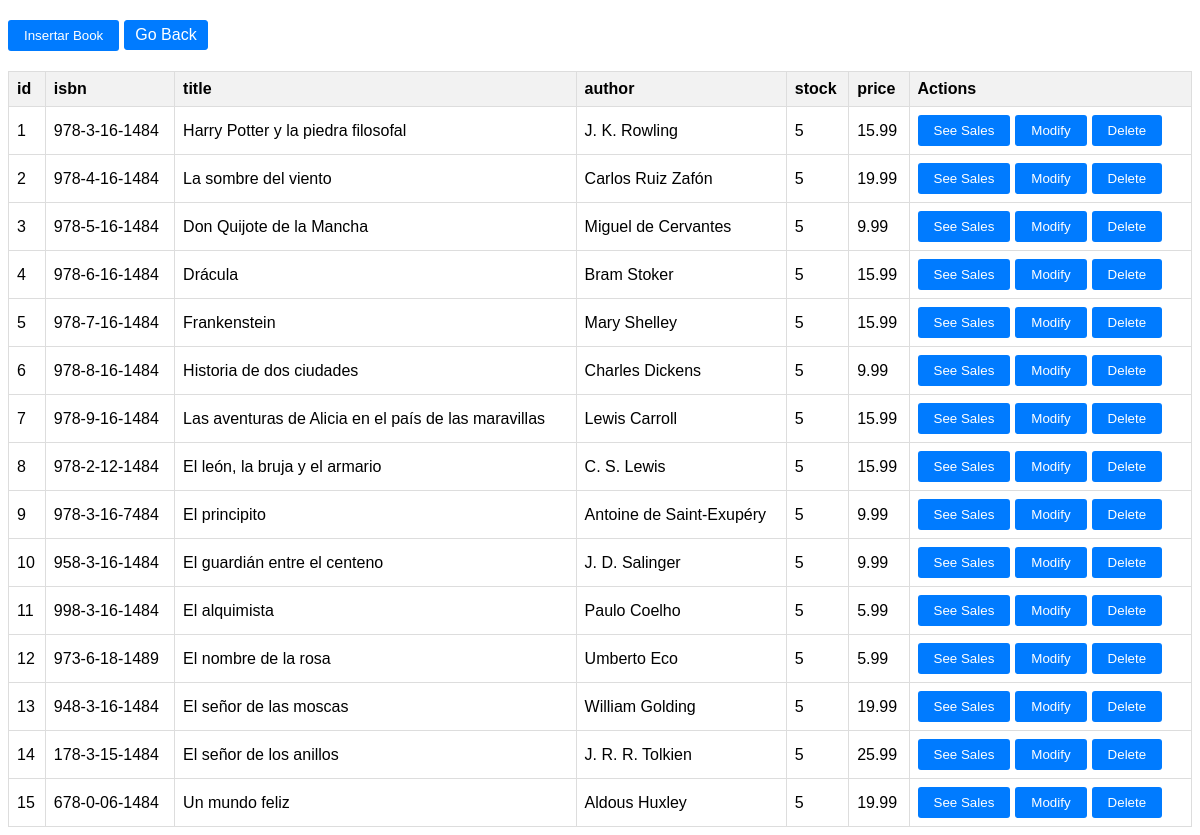
/gestionarBooks.php, run on the app's committed database.
### tables this page shows
CREATE TABLE IF NOT EXISTS `book` (
  `id` int(10) NOT NULL AUTO_INCREMENT,
  `isbn` varchar(13) DEFAULT NULL,
  `title` varchar(255) DEFAULT NULL,
  `author` varchar(255) DEFAULT NULL,
  `stock` smallint(5) DEFAULT NULL,
  `price` float DEFAULT NULL,
  PRIMARY KEY (`id`)
);

### src/Book.php (called while the page is built, shortened)
<?php
    Class Book extends DBConnection{
        public static function getBooks(){
            $file = DBConnection::$connection->prepare("SELECT * FROM book");
            $file->execute();
            return $file->fetchAll(PDO::FETCH_ASSOC) ?? 'No book found';
        }
    }

### gestionarBooks.php (the view, shortened to what this page needs)
<!DOCTYPE html>
<html lang="en">
<head>
    <link rel="stylesheet" href="./global.css" type="text/css">
</head>
<body>
    <?php
    $booksInDB = Book::getBooks();
    echo '<form method="POST" action=""><table border="1">';
    echo '<button type="submit" name="insertarBook">Insertar Book</button>';
    echo '<a href="./">Go Back</a>';
    echo '<tr>';
    foreach ($booksInDB[0] as $key => $value) {
        echo '<th>' . htmlspecialchars($key) . '</th>';
    }
    echo '<th>Actions</th>';
    echo '</tr>';
    foreach ($booksInDB as $params) {
        echo '<tr>';
        foreach ($params as $key => $value) {
            echo '<td>' . htmlspecialchars($value) . '</td>';
        }
        echo '<td>';
        echo "<button type='submit' name='seeSales' value=$params[id]>See Sales</button>";
        echo "<button type=submit name=modifyBook value=$params[id]>Modify</button>";
        echo "<button type=submit namedeleteBook value=$params[id]>Delete</button>";
        echo '</td>';
        echo '</tr>';
    }
    echo '</table></form>';
?>
</body>
</html>

### global.css (style rules this page uses)
body { font-family: Arial, sans-serif; }
table { border-collapse: collapse; width: 100%; margin-top: 20px; }
th, td { border: 1px solid #ddd; padding: 8px; text-align: left; }
th { background-color: #f2f2f2; }
a, button { display: inline-block; margin-right: 5px; padding: 5px 10px; text-decoration: none; color: #fff; background-color: #007bff; border: 1px solid #007bff; border-radius: 3px; }
form { margin-top: 20px; }
button { background-color: #007bff; color: #fff; padding: 8px 16px; border: none; border-radius: 3px; cursor: pointer; }

### data on the page
book: id "1", isbn "978-3-16-1484", title "Harry Potter y la piedra filosofal", author "J. K. Rowling", stock "5", price "15.99"
book: id "2", isbn "978-4-16-1484", title "La sombre del viento", author "Carlos Ruiz Zafón", stock "5", price "19.99"
book: id "3", isbn "978-5-16-1484", title "Don Quijote de la Mancha", author "Miguel de Cervantes", stock "5", price "9.99"
book: id "4", isbn "978-6-16-1484", title "Drácula", author "Bram Stoker", stock "5", price "15.99"
book: id "5", isbn "978-7-16-1484", title "Frankenstein", author "Mary Shelley", stock "5", price "15.99"
book: id "6", isbn "978-8-16-1484", title "Historia de dos ciudades", author "Charles Dickens", stock "5", price "9.99"
book: id "7", isbn "978-9-16-1484", title "Las aventuras de Alicia en el país de las maravillas", author "Lewis Carroll", stock "5", price "15.99"
book: id "8", isbn "978-2-12-1484", title "El león, la bruja y el armario", author "C. S. Lewis", stock "5", price "15.99"
book: id "9", isbn "978-3-16-7484", title "El principito", author "Antoine de Saint-Exupéry", stock "5", price "9.99"
book: id "10", isbn "958-3-16-1484", title "El guardián entre el centeno", author "J. D. Salinger", stock "5", price "9.99"
book: id "11", isbn "998-3-16-1484", title "El alquimista", author "Paulo Coelho", stock "5", price "5.99"
book: id "12", isbn "973-6-18-1489", title "El nombre de la rosa", author "Umberto Eco", stock "5", price "5.99"
book: id "13", isbn "948-3-16-1484", title "El señor de las moscas", author "William Golding", stock "5", price "19.99"
book: id "14", isbn "178-3-15-1484", title "El señor de los anillos", author "J. R. R. Tolkien", stock "5", price "25.99"
book: id "15", isbn "678-0-06-1484", title "Un mundo feliz", author "Aldous Huxley", stock "5", price "19.99"

### other printed values
$key "id"
$key "isbn"
$key "title"
$key "author"
$key "stock"
$key "price"
